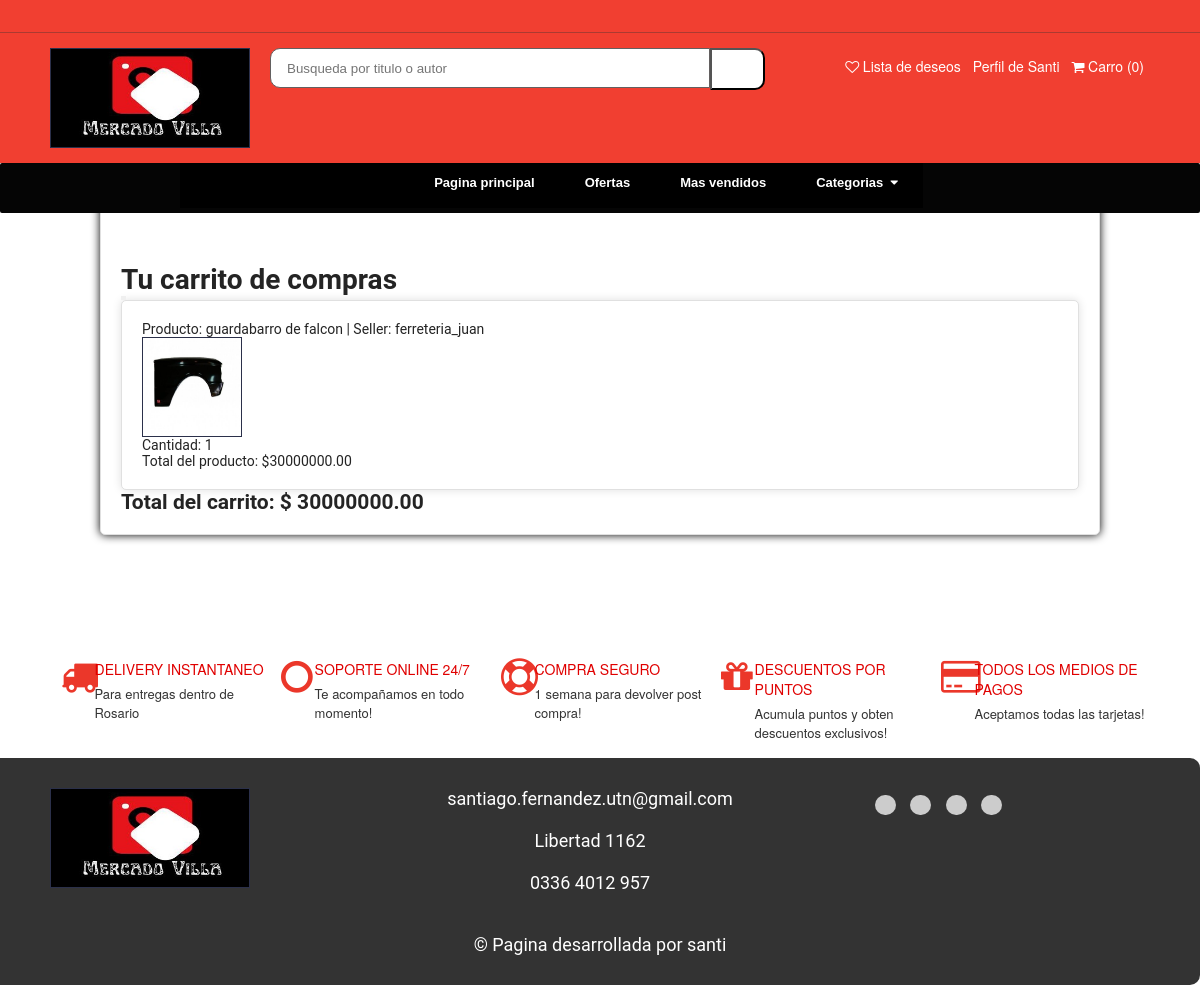
/cart/ (signed in), run on an earlier commit of the app's database.
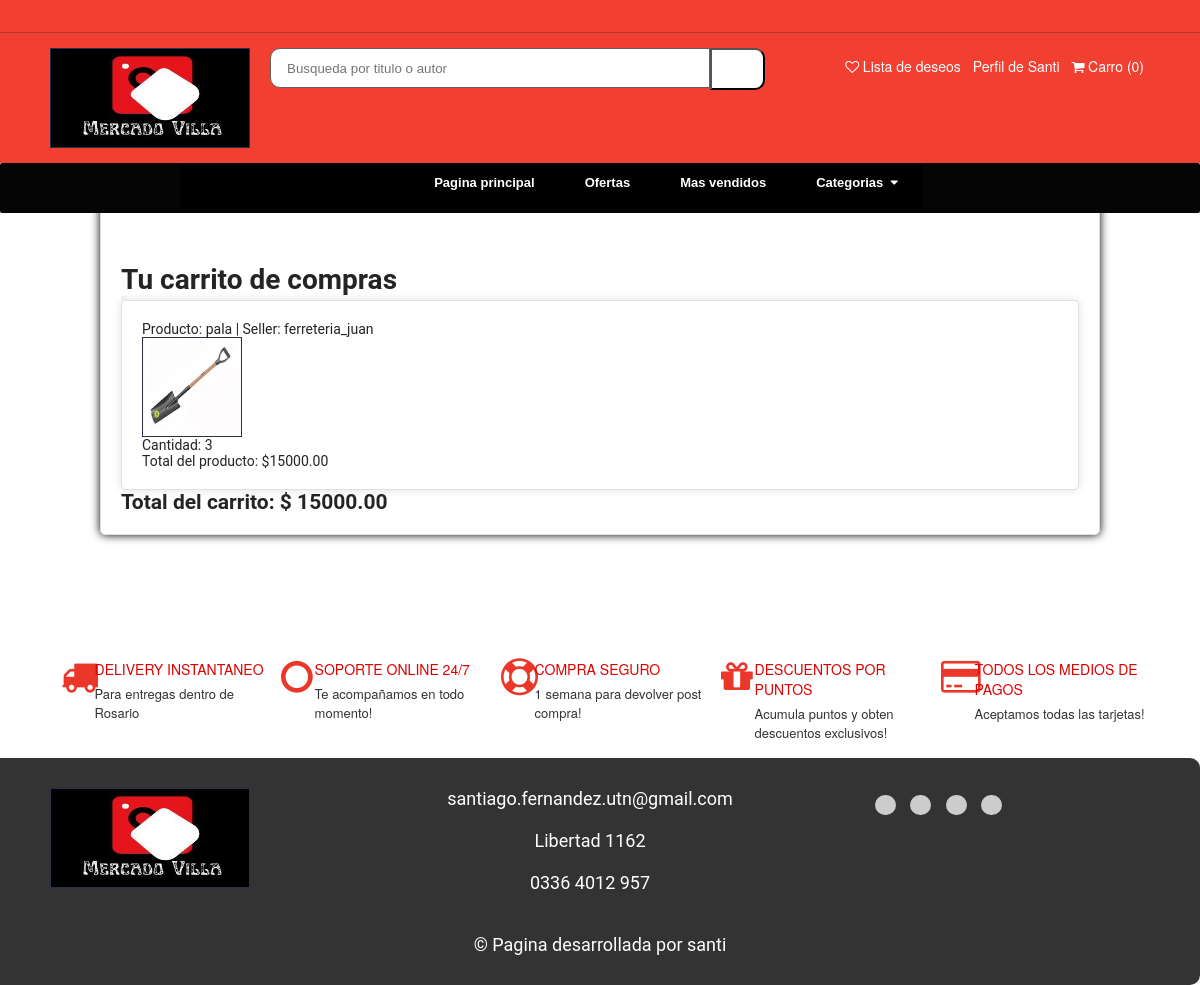
And on a later commit of the database.
### clients/models.py (models this page shows)
class ClientModel(AbstractUser):
    cuit = models.CharField(max_length=11)
    business_line = models.CharField(choices=BusinessLineChoices.choices, max_length=128, default=BusinessLineChoices.OTROS.value)
    business_line_interes = models.CharField(choices=BusinessLineChoices.choices, max_length=128, default=BusinessLineChoices.OTROS.value)
    is_seller = models.BooleanField(default=False)
    is_buyer = models.BooleanField(default=True)
    state = models.CharField(max_length=128,blank = True, null = True)
    city = models.CharField(max_length=128,blank = True, null = True)
    postal_code = models.CharField(max_length = 4,blank = True, null = True)
    phone_number = models.CharField(max_length = 64)
    avatar = models.ImageField(upload_to="avatar", null = True, blank = True)

### cart/models.py (models this page shows, shortened)
class CartItem(models.Model):
    cart = models.ForeignKey(Cart, on_delete=models.CASCADE)
    product = models.ForeignKey(StockProduct, on_delete=models.CASCADE)
    quantity = models.PositiveIntegerField(default=1)
    @property
    def total_price(self):
        return self.quantity * self.product.price

class Cart(models.Model):
    user = models.ForeignKey(ClientModel, on_delete=models.CASCADE)
    created_at = models.DateTimeField(auto_now_add=True)
    update_at = models.DateTimeField(null=True)
    total_quantity = models.PositiveIntegerField(default=0)
    total_price = models.DecimalField(max_digits=10, decimal_places=2, default=0)

### stock/models.py (models this page shows)
class StockProduct(models.Model):
    user = models.ForeignKey(ClientModel,on_delete=models.CASCADE,limit_choices_to={'is_seller': True})#si se elimina un cliente, se eliminan los productos cargados por el
    business_line = models.CharField(choices=BusinessLineChoices.choices, max_length=128, default=BusinessLineChoices.OTROS.value)
    quantity_stock = models.PositiveIntegerField()
    price = models.DecimalField(max_digits=10, decimal_places=2)
    name_product = models.CharField(max_length=140)
    description = models.TextField(max_length=1200)
    imagen = models.ImageField(upload_to="productos", null = True)
    code_product = models.CharField(max_length=10,  primary_key=True)
    expiration = models.DateTimeField(null = True, default=None)
    class Meta:
        unique_together = ("user","code_product")#cualquier relacion entre cliente y codigo tiene que ser unica
    def __str__(self):
        return f"{self.name_product} | Seller:  {self.user} "

### cart/views.py (the view, shortened to what this page needs)
# urls.py: path('', CartView.as_view(), name='cart'),
class CartView(View):
    def get(self, request):
        cart, _ = Cart.objects.get_or_create(user=request.user)
        context = {
            'cart': cart,
        }
        return render(request, "cart.html", context)

### templates/cart.html (shortened to what this page needs)
{% extends "home.html" %}
{% block content %}
<div class="cart">
    <h1>Tu carrito de compras</h1>
    <form action="{% url 'cart' %}" method="POST">
        <button type="submit" name="clear_cart"></button>
    </form>
    {% for item in cart.cartitem_set.all %}
    <div class="cart-item">
    <p>Producto: {{ item.product }}</p>
    <img class="product-img" src="{{ item.product.imagen.url }}">
    <p>Cantidad: {{ item.quantity }}</p>
    <p>Total del producto: ${{ item.total_price }}</p>
    </div>
    {% endfor %}
    <h2>Total del carrito: $ {{ cart.total_price }}</h2>
</div>
{% endblock %}

### templates/home.html (shortened to what this page needs)
<html>
  <head>
    {% load static %}
    <link rel="stylesheet" href="https://cdnjs.cloudflare.com/ajax/libs/font-awesome/4.7.0/css/font-awesome.min.css">
    <link rel="stylesheet" href="{% static 'css/home.css' %}" type="text/css" />
    <link rel="stylesheet" href="{% static 'css/user.css' %}" type="text/css" />
    <link rel="stylesheet" href="{% static 'css/cart.css' %}" type="text/css" />
    <link rel="stylesheet" href="{% static 'css/signup.css' %}" type="text/css" />
    <link rel="stylesheet" href="{% static 'css/publication.css' %}" type="text/css" />
    {% load humanize %}
  </head>
  <body>
    <div class="width-100 top-header">
      <div class="container-word">
        <div class="word-slide">
        </div>
      </div>
    </div>
    <div class="width-100 search-panel">
      <div class="container">
        <div class="width-20">
          <img src="../static/img/logo_vale2.jpg" class="logo-img"
            alt="[Logotipo]">
        </div>
        <div class="width-50">
          <input class="search-textbox" type="text"
            Placeholder="Busqueda por titulo o autor">
          <button class="search-button">
          </button>
        </div>
        <div class="width-30">
          <ul class="cart-sect">
            <li>
              <i class="fa fa-heart-o" aria-hidden="true"></i>
              <a class="head1mr" href="#">Lista de deseos </a>
            </li>
            {% if user.is_authenticated %}
            <li>
              <a href="/user/">Perfil de {{ user.username |capfirst }}</a>
            </li>
            {% else %}
            <li>
              <i class="fa fa-user-circle-o" aria-hidden="true"></i>
              <a href="/login/"> Iniciar sesion </a>
            </li>
            {% endif %}
            <li>
              <i class="fa fa-shopping-cart" aria-hidden="true"></i>
              <a href="{%url 'cart'%}"> Carro (0)</a>
            </li>
          </ul>
        </div>
      </div>
    </div>
    <div class="ftl_menu">
      <div class="content-navbar">
        <ul id="navbar" class="options-navbar">
          <li>
            <a href="/web/">                     </a>
          </li>
          <li>
            <a href="/web/">            </a>
          </li>
          <li>
            <a href="/web/">Pagina principal</a>
          </li>
          <li>
            <a href="#">Ofertas</a>
          </li>
          <li>
            <a href="#">Mas vendidos</a>
          </li>
          <li><a href="#">Categorias &nbsp;<i class="fa fa-caret-down"></i></a>
            <ul>
            </ul>
          </li>
        </ul>
      </div>
    </div>
    {% block content %}
    {% endblock content %}
    <div class="width-100 margin-top-50 feature-sect">
      <div class="container">
        <div class="width-20 featured-padding">
          <div class="featured-border">
            <div class="width-20 featured-content">
              <i class="fa fa-truck" aria-hidden="true"></i>
            </div>
            <div
              class="width-80 featured-content margin-top-8">
              <h4>Delivery Instantaneo</h4>
              <p>Para entregas dentro de Rosario</p>
            </div>
          </div>
        </div>
        <div class="width-20">
          <div class="featured-border">
            <div class="featured-bord">
              <div class="width-20 featured-content">
                <i class="fa fa-circle-o"
                  aria-hidden="true"></i>
              </div>
              <div
                class="width-80 featured-content margin-top-8">
                <h4>Soporte Online 24/7</h4>
                <p>Te acompañamos en todo momento! </p>
              </div>
            </div>
          </div>
        </div>
        <div class="width-20">
          <div class="featured-border">
            <div class="width-20 featured-content">
              <i class="fa fa-life-ring"
                aria-hidden="true"></i>
            </div>
            <div
              class="width-80 featured-content margin-top-8">
              <h4>Compra seguro</h4>
              <p>1 semana para devolver post compra!</p>
            </div>
          </div>
        </div>
        <div class="width-20">
          <div class="featured-border">
            <div class="width-20 featured-content">
              <i class="fa fa-gift" aria-hidden="true"></i>
            </div>
            <div
              class="width-80 featured-content margin-top-8">
              <h4>Descuentos por puntos</h4>
              <p>Acumula puntos y obten descuentos
                exclusivos!</p>
            </div>
          </div>
        </div>
        <div class="width-20">
          <div class="featured-border">
            <div class="width-20 featured-content">
              <i class="fa fa-credit-card"
                aria-hidden="true"></i>
            </div>
            <div
              class="width-80 featured-content margin-top-8">
              <h4>Todos los medios de pagos</h4>
              <p>Aceptamos todas las tarjetas!</p>
            </div>
          </div>
        </div>
      </div>
    </div>
    <footer class="footer">
      <div class="container">
        <div class="footer-content">
          <div class="footer-logo">
            <img src="../static/img/logo_vale2.jpg" class="logo-img"
            alt="[Logotipo]">
          </div>
          <div class="footer-links">
            <ul class="footer-menu">
              <li><a href="#">santiago.fernandez.utn@gmail.com</a></li><br><br>
              <li><a href="#">Libertad 1162</a></li><br><br>
              <li><a href="#">0336 4012 957</a></li><br><br>
            </ul>
          </div>
          <div class="footer-social">
            <ul class="social-icons">
              <li>
                <button type="button"
                  class="icon-button"
                  id="python-button" data-lang="python">
                  </button>
              </li>
              <li>
                <button type="button"
                  class="icon-button"
                  id="python-button" data-lang="python">
                  </button>
              </li>
              <li>
                <button type="button"
                  class="icon-button"
                  id="python-button" data-lang="python">
                  </button>
              </li>
              <li><button type="button"
                  class="icon-button"
                  id="python-button" data-lang="python">
                  </button>
              </li>
            </ul>
          </div>
        </div>
        <div class="footer-bottom">
          <p>&copy; Pagina desarrollada por santi</p>
        </div>
      </div>
    </footer>
  </body>
</html>

### static/css/home.css (style rules this page uses)
html, body { font-family: Roboto, sans-serif, arial; font-size: 14px; color: #242424; font-weight: 400; }
html { -webkit-text-size-adjust: 100%; -ms-text-size-adjust: 100%; font-size: 10px; -webkit-tap-highlight-color: transparent }
* { margin: 0px; padding: 0px; -webkit-box-sizing: border-box; -moz-box-sizing: border-box; box-sizing: border-box; margin: 0; padding: 0; outline: 0 }
.container { width: 1150px; margin: 0px auto; display: table; }
.width-100 { width: 100%; float: left; }
.width-50 { width: 50%; float: left; }
.width-80 { width: 80%; float: left; }
.width-30 { width: 30%; float: left; }
.width-20 { width: 20%; float: left; }
.ftl_menu { width: 100%; height: 50px; margin: 0px auto; margin-bottom: 50px; padding: 0px 180px; float: left; background: #050505; border-radius: 2px; font-family: 'Lucida Sans', 'Lucida Sans Regular', 'Lucida Grande', 'Lucida Sans Unicode', Geneva, Verdana, sans-serif; }
#navbar li, #navbar li a { background: #000000; float: left; position: relative; }
#navbar li, #navbar li a, .ftl_menu { position: relative; }
.options-navbar { justify-content: center; }
#navbar li a, #navbar ul li a { font-weight: 700; font-style: normal; }
#navbar, #navbar ul { list-style: none; margin: 0; padding: 0; position: relative }
#navbar { height: 45px; left: 0; overflow: hidden; top: 0 }
#navbar li { z-index: 10 }
#navbar li a { color: #ffffff; display: block; font-size: 13px; height: 45px; line-height: 40px; padding: 0 25px; text-decoration: none; z-index: 20 }
#navbar li:first-child a { padding-left: 35px }
#navbar ul, #navbar ul li { width: 180px }
#navbar ul { height: auto; padding: 10px 2px; position: absolute; top: -120px; z-index: 1; border-radius: 2px; -moz-border-radius: 2px; -webkit-border-radius: 2px; transition: .4s ease-in-out; -moz-transition: .4s ease-in-out; -o-transition: .4s ease-in-out; -webkit-transition: all .4s ease-in-out; }
.word-slide { white-space: nowrap; overflow: hidden; }
.container-word { width: 100%; }
.top-header { background: #f13f31; padding: 8px 0px; border-bottom: 1px solid #3131315e; }
.search-panel { background: #f13f31; padding: 15px 0px; }
.search-textbox { padding-left: 16px; height: 40px; width: 80%; border: 1px solid #636060; border-radius: 10px 0px 0px 10px; float: left; }
.search-button { height: 42px; width: 55px; border-radius: 0px 10px 10px 0px; background: rgb(255, 255, 255); float: left; }
.cart-sect { list-style: none; float: right; margin-top: 8px; }
.cart-sect li { float: left; padding: 0px 6px; }
.cart-sect li a { font-size: 14px; color: #ffffff; font-family: "Helvetica Neue", "Helvetica", "Arial", "sans-serif"; text-decoration: none; }
.cart-sect li i { font-size: 14px; color: #ffffff; }
.logo-img { width: 200px; height: 100px; border: #2b304a 1px solid; }
.product-img { width: 100px; height: 100px; border: #2b304a 1px solid; }
.featured-content i { font-size: 37px; padding: 7px 0 0 10px; color: #eb372a; }
.featured-content h4 { color: #e00000; font-size: 14px; margin: 0 0 5px; text-transform: uppercase; font-weight: 500; font-family: "Helvetica Neue", "Helvetica", "Arial", "sans-serif"; }
.featured-content p { font-size: 13px; color: #333333; font-family: "Helvetica Neue", "Helvetica", "Arial", "sans-serif"; }
.margin-top-8 { margin-top: 8px; }
.featured-border { border: 1px solid #ffffff; width: 100%; float: left; padding: 15px 0px; }
* { box-sizing: border-box; margin: 0; padding: 0; }
.footer { font-size: 18px; width: 100%; background-color: #333; color: #fff; padding: 30px 0; border-radius: 0px 10px 10px 0px; position: relative; display: flex; align-items: center; justify-content: center; }
.container { width: 100%; margin: 0 auto; padding: 0 50px; }
.footer-content { display: grid; grid-template-columns: 25% 50% 25%; }
.footer-menu { list-style: none; padding: 0; margin: 0; text-align: center; }
.footer-menu li { display: inline-block; margin-right: 20px; }
.footer-menu a { color: #fff; text-decoration: none; }
.social-icons { list-style: none; padding: 0; margin: 0; }
.icon-button { background-color: #ccc; border: 1px; border-radius: 100px; border-color: rgb(7, 7, 7); padding: 10px; cursor: pointer; font-size: 10px; transition: background-color 0.5s ease; }
.social-icons li { display: inline-block; margin-right: 10px; }
.social-icons li:last-child { margin-right: 0; }
.footer-bottom { margin-top: 20px; text-align: center; }
.footer-bottom p { margin: 0; }

What changed in the data, as far as the page shows it:
removed CartItem: product "guardabarro de falcon | Seller: ferreteria_juan", product.imagen (picture), quantity "1", total_price "30000000.00"
added CartItem: product "pala | Seller: ferreteria_juan", product.imagen (picture), quantity "3", total_price "15000.00"
changed Cart: total_price "30000000.00" → "15000.00"
